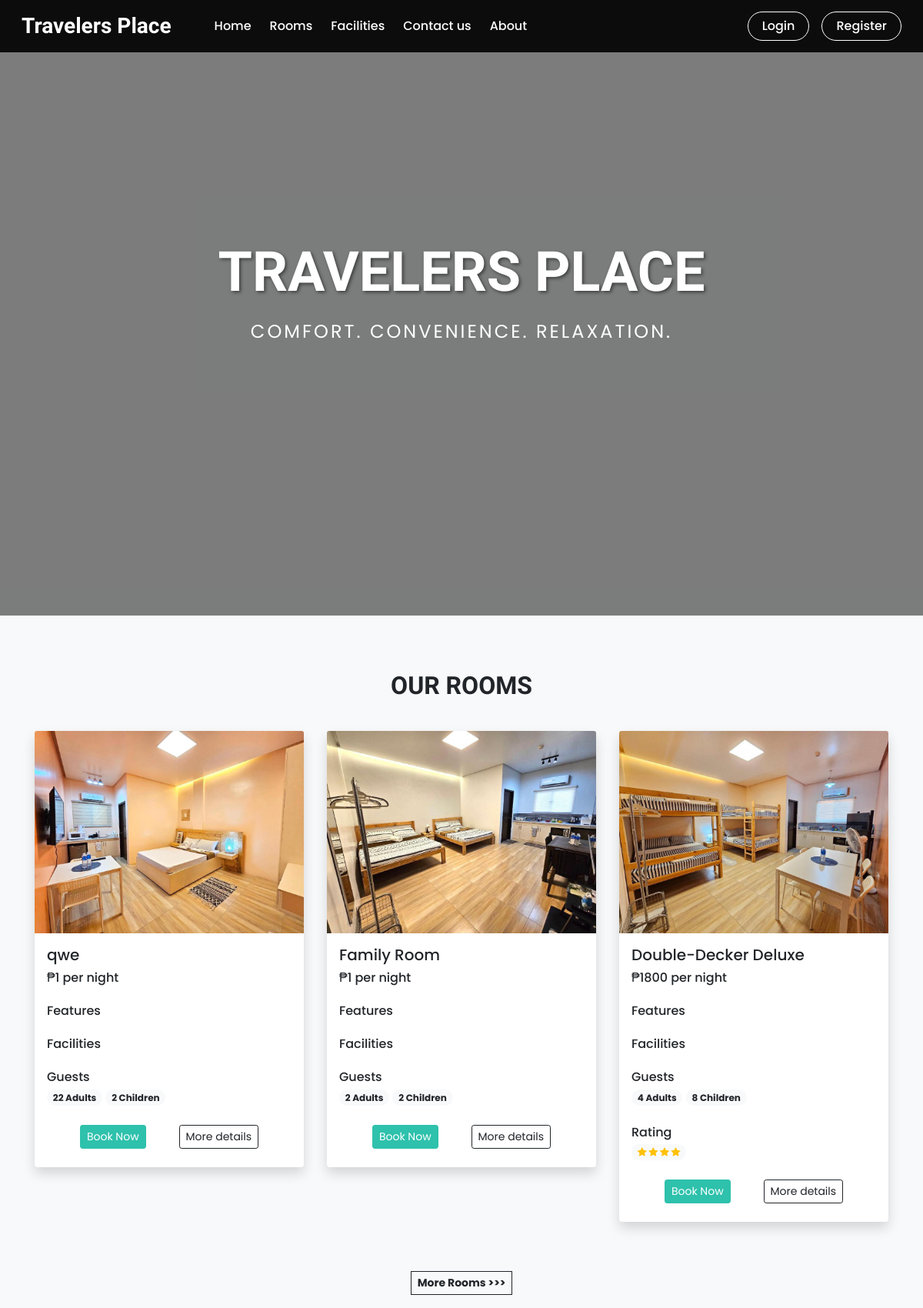
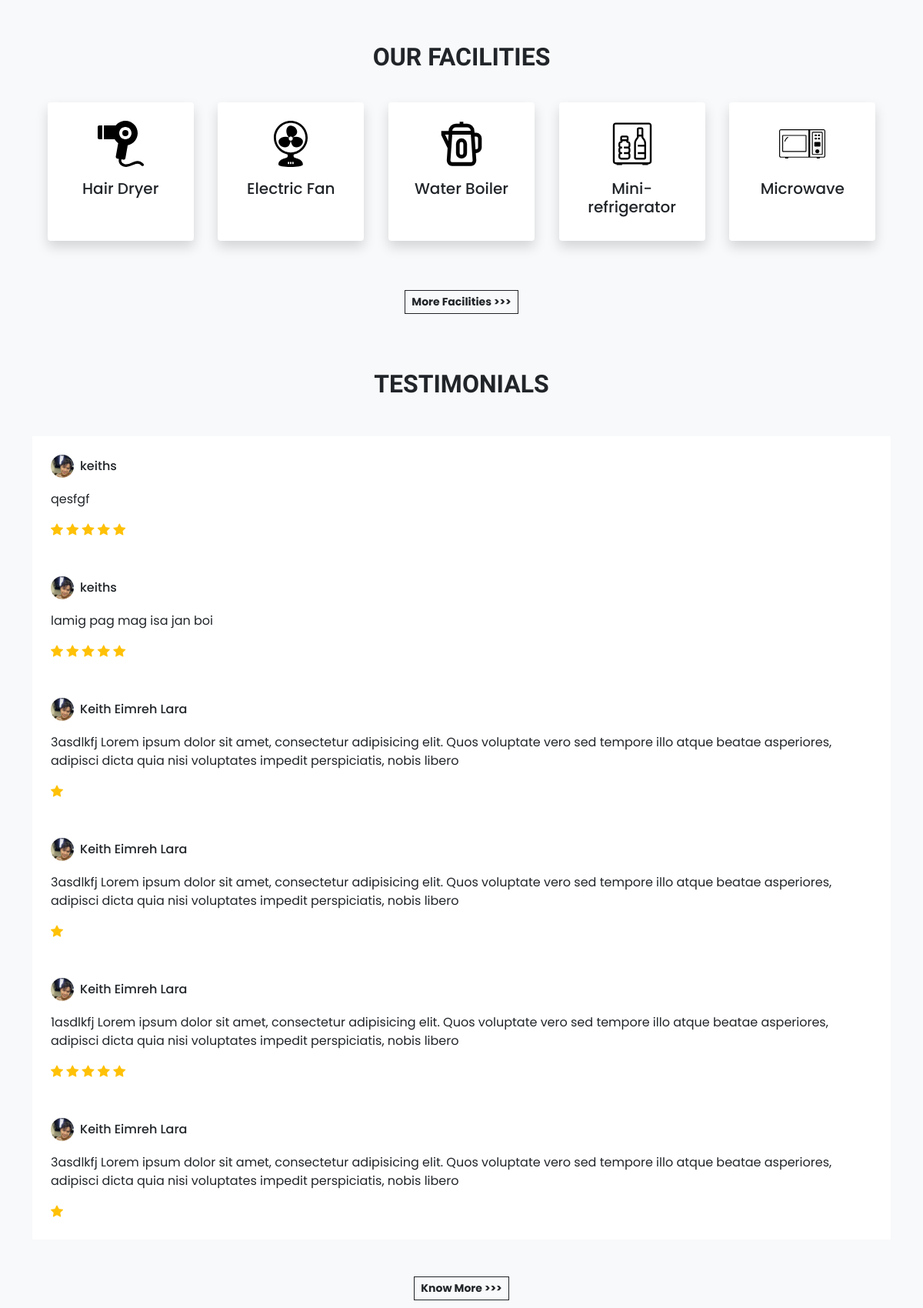
The page / (upper part) on the database its author committed (2 pictures, top to bottom).
### tables this page shows
CREATE TABLE `settings` (
  `sr_no` int(11) NOT NULL AUTO_INCREMENT,
  `site_title` varchar(50) NOT NULL,
  `site_about` varchar(250) NOT NULL,
  `shutdown` tinyint(1) NOT NULL,
  PRIMARY KEY (`sr_no`)
);

CREATE TABLE `rooms` (
  `id` int(11) NOT NULL AUTO_INCREMENT,
  `name` varchar(150) NOT NULL,
  `area` int(11) NOT NULL,
  `price` int(11) NOT NULL,
  `quantity` int(11) NOT NULL,
  `adult` int(11) NOT NULL,
  `children` int(11) NOT NULL,
  `description` varchar(350) NOT NULL,
  `status` tinyint(4) NOT NULL DEFAULT 1,
  `removed` int(11) NOT NULL DEFAULT 0,
  `archived_at` datetime DEFAULT NULL,
  `is_archived` tinyint(1) NOT NULL DEFAULT 0,
  PRIMARY KEY (`id`)
);

CREATE TABLE `room_images` (
  `sr_no` int(11) NOT NULL AUTO_INCREMENT,
  `room_id` int(11) NOT NULL,
  `image` varchar(150) NOT NULL,
  `thumb` tinyint(4) NOT NULL DEFAULT 0,
  PRIMARY KEY (`sr_no`),
  KEY `room_id` (`room_id`),
  CONSTRAINT `room_images_ibfk_1` FOREIGN KEY (`room_id`) REFERENCES `rooms` (`id`)
);

CREATE TABLE `facilities` (
  `id` int(11) NOT NULL AUTO_INCREMENT,
  `icon` varchar(100) NOT NULL,
  `name` varchar(50) NOT NULL,
  `description` varchar(250) NOT NULL,
  PRIMARY KEY (`id`)
);

CREATE TABLE `rating_review` (
  `sr_no` int(11) NOT NULL AUTO_INCREMENT,
  `booking_id` int(11) NOT NULL,
  `room_id` int(11) NOT NULL,
  `user_id` int(11) NOT NULL,
  `rating` int(11) NOT NULL,
  `review` varchar(200) NOT NULL,
  `seen` int(11) NOT NULL DEFAULT 0,
  `datentime` datetime NOT NULL DEFAULT current_timestamp(),
  PRIMARY KEY (`sr_no`),
  KEY `booking_id` (`booking_id`),
  KEY `room_id` (`room_id`),
  KEY `user_id` (`user_id`),
  CONSTRAINT `rating_review_ibfk_1` FOREIGN KEY (`booking_id`) REFERENCES `booking_order` (`booking_id`),
  CONSTRAINT `rating_review_ibfk_2` FOREIGN KEY (`room_id`) REFERENCES `rooms` (`id`),
  CONSTRAINT `rating_review_ibfk_3` FOREIGN KEY (`user_id`) REFERENCES `user_cred` (`id`)
);

CREATE TABLE `user_cred` (
  `id` int(11) NOT NULL AUTO_INCREMENT,
  `name` varchar(100) NOT NULL,
  `email` varchar(150) NOT NULL,
  `address` varchar(120) NOT NULL,
  `phonenum` varchar(100) NOT NULL,
  `pincode` int(11) NOT NULL,
  `dob` date NOT NULL,
  `profile` varchar(100) NOT NULL,
  `password` varchar(200) NOT NULL,
  `is_verified` int(11) NOT NULL DEFAULT 0,
  `token` varchar(200) DEFAULT NULL,
  `t_expire` date DEFAULT NULL,
  `status` int(11) NOT NULL DEFAULT 1,
  `datentime` datetime NOT NULL DEFAULT current_timestamp(),
  PRIMARY KEY (`id`)
);

### admin/inc/db_config.php (called while the page is built, shortened)
<?php
  function select($sql,$values,$datatypes)
  {
    $con = $GLOBALS['con'];
    if($stmt = mysqli_prepare($con,$sql))
    {
      if(!empty($values)){
        mysqli_stmt_bind_param($stmt,$datatypes,...$values);
      }
      if(mysqli_stmt_execute($stmt)){
        $res = mysqli_stmt_get_result($stmt);
        return $res;
      }
      else{
        mysqli_stmt_close($stmt);
        die("Query cannot be executed - Select");
      }
    }
    else{
      die("Query cannot be prepared - Select");
    }
  }
?>

### index.php (the view, shortened to what this page needs)
<!DOCTYPE html>
<html lang="en">
<head>
  <link  rel="stylesheet" href="https://unpkg.com/swiper@7/swiper-bundle.min.css">
  <?php require('inc/links.php'); ?>
</head>
<body class="bg-light">
  <?php require('inc/header.php'); ?>
  <section class="hero-section">
    <div class="swiper swiper-hero">
    </div>
    <div class="hero-content">
      <h1 class="hero-title">TRAVELERS PLACE</h1>
      <p class="hero-subtitle">Comfort. Convenience. Relaxation.</p>
    </div>
  </section>
  <h2 class="mt-5 pt-4 mb-4 text-center fw-bold h-font">OUR ROOMS</h2>
  <div class="container">
    <div class="row">
      <?php
        $room_res = select("SELECT * FROM `rooms` WHERE `status`=? AND `removed`=? ORDER BY `id` DESC LIMIT 3",[1,0],'ii');
        while($room_data = mysqli_fetch_assoc($room_res))
        {
          $features_data = "";
          $facilities_data = "";
          $room_thumb = ROOMS_IMG_PATH."thumbnail.jpg";
          $thumb_q = mysqli_query($con,"SELECT * FROM `room_images`
            WHERE `room_id`='$room_data[id]'
            AND `thumb`='1'");
          if(mysqli_num_rows($thumb_q)>0){
            $thumb_res = mysqli_fetch_assoc($thumb_q);
            $room_thumb = ROOMS_IMG_PATH.$thumb_res['image'];
          }
          $book_btn = "";
          if(!$settings_r['shutdown']){
            $login=0;
            $book_btn = "<button onclick='checkLoginToBook($login,$room_data[id])' class='btn btn-sm text-white custom-bg shadow-none'>Book Now</button>";
          }
          $rating_q = "SELECT AVG(rating) AS `avg_rating` FROM `rating_review`
            WHERE `room_id`='$room_data[id]' ORDER BY `sr_no` DESC LIMIT 20";
          $rating_res = mysqli_query($con,$rating_q);
          $rating_fetch = mysqli_fetch_assoc($rating_res);
          $rating_data = "";
          if($rating_fetch['avg_rating']!=NULL)
          {
            $rating_data = "<div class='rating mb-4'>
              <h6 class='mb-1'>Rating</h6>
              <span class='badge rounded-pill bg-light'>
            ";
            for($i=0; $i<$rating_fetch['avg_rating']; $i++){
              $rating_data .="<i class='bi bi-star-fill text-warning'></i> ";
            }
            $rating_data .= "</span>
              </div>
            ";
          }
          echo <<<data
            <div class="col-lg-4 col-md-6 my-3">
              <div class="card border-0 shadow" style="max-width: 350px; margin: auto;">
                <img src="$room_thumb" class="card-img-top">
                <div class="card-body">
                  <h5>$room_data[name]</h5>
                  <h6 class="mb-4">₱$room_data[price] per night</h6>
                  <div class="features mb-4">
                    <h6 class="mb-1">Features</h6>
                    $features_data
                  </div>
                  <div class="facilities mb-4">
                    <h6 class="mb-1">Facilities</h6>
                    $facilities_data
                  </div>
                  <div class="guests mb-4">
                    <h6 class="mb-1">Guests</h6>
                    <span class="badge rounded-pill bg-light text-dark text-wrap">
                      $room_data[adult] Adults
                    </span>
                    <span class="badge rounded-pill bg-light text-dark text-wrap">
                      $room_data[children] Children
                    </span>
                  </div>
                  $rating_data
                  <div class="d-flex justify-content-evenly mb-2">
                    $book_btn
                    <a href="room_details.php?id=$room_data[id]" class="btn btn-sm btn-outline-dark shadow-none">More details</a>
                  </div>
                </div>
              </div>
            </div>
          data;
        }
      ?>
      <div class="col-lg-12 text-center mt-5">
        <a href="rooms.php" class="btn btn-sm btn-outline-dark rounded-0 fw-bold shadow-none">More Rooms >>></a>
      </div>
    </div>
  </div>
  <h2 class="mt-5 pt-4 mb-4 text-center fw-bold h-font">OUR FACILITIES</h2>
  <div class="container">
    <div class="row justify-content-evenly px-lg-0 px-md-0 px-5">
      <?php
        $res = mysqli_query($con,"SELECT * FROM `facilities` ORDER BY `id` DESC LIMIT 5");
        $path = FACILITIES_IMG_PATH;
        while($row = mysqli_fetch_assoc($res)){
          echo<<<data
            <div class="col-lg-2 col-md-2 text-center bg-white rounded shadow py-4 my-3">
              <img src="$path$row[icon]" width="60px">
              <h5 class="mt-3">$row[name]</h5>
            </div>
          data;
        }
      ?>
      <div class="col-lg-12 text-center mt-5">
        <a href="facilities.php" class="btn btn-sm btn-outline-dark rounded-0 fw-bold shadow-none">More Facilities >>></a>
      </div>
    </div>
  </div>
  <h2 class="mt-5 pt-4 mb-4 text-center fw-bold h-font">TESTIMONIALS</h2>
  <div class="container mt-5">
    <div class="swiper swiper-testimonials">
      <div class="swiper-wrapper mb-5">
        <?php
          $review_q = "SELECT rr.*,uc.name AS uname, uc.profile, r.name AS rname FROM `rating_review` rr
            INNER JOIN `user_cred` uc ON rr.user_id = uc.id
            INNER JOIN `rooms` r ON rr.room_id = r.id
            ORDER BY `sr_no` DESC LIMIT 6";
          $review_res = mysqli_query($con,$review_q);
          $img_path = USERS_IMG_PATH;
          if(mysqli_num_rows($review_res)==0){
            echo 'No reviews yet!';
          }
          else
          {
            while($row = mysqli_fetch_assoc($review_res))
            {
              $stars = "<i class='bi bi-star-fill text-warning'></i> ";
              for($i=1; $i<$row['rating']; $i++){
                $stars .= " <i class='bi bi-star-fill text-warning'></i>";
              }
              echo<<<slides
                <div class="swiper-slide bg-white p-4">
                  <div class="profile d-flex align-items-center mb-3">
                    <img src="$img_path$row[profile]" class="rounded-circle" loading="lazy" width="30px">
                    <h6 class="m-0 ms-2">$row[uname]</h6>
                  </div>
                  <p>
                    $row[review]
                  </p>
                  <div class="rating">
                    $stars
                  </div>
                </div>
              slides;
            }
          }
        ?>
      </div>
    </div>
    <div class="col-lg-12 text-center mt-5">
      <a href="about.php" class="btn btn-sm btn-outline-dark rounded-0 fw-bold shadow-none">Know More >>></a>
    </div>
  </div>
</body>
</html>

### inc/header.php (shortened to what this page needs)
<nav id="nav-bar" class="navbar navbar-expand-lg navbar-dark px-lg-3 py-lg-2 fixed-top">
  <div class="container-fluid">
    <a class="navbar-brand me-5 fw-bold fs-3 h-font" href="index.php"><?php echo $settings_r['site_title'] ?></a>
    <div class="collapse navbar-collapse" id="navbarSupportedContent">
      <ul class="navbar-nav me-auto mb-2 mb-lg-0">
        <li class="nav-item">
          <a class="nav-link me-2" href="index.php">Home</a>
        </li>
        <li class="nav-item">
          <a class="nav-link me-2" href="rooms.php">Rooms</a>
        </li>
        <li class="nav-item">
          <a class="nav-link me-2" href="facilities.php">Facilities</a>
        </li>
        <li class="nav-item">
          <a class="nav-link me-2" href="contact.php">Contact us</a>
        </li>
        <li class="nav-item">
          <a class="nav-link" href="about.php">About</a>
        </li>
      </ul>
      <div class="d-flex">
        <?php
          if(isset($_SESSION['login']) && $_SESSION['login']==true)
          {
            $path = USERS_IMG_PATH;
            echo<<<data
              <div class="d-flex align-items-center">
                <div class="dropdown me-3">
                  <a class="position-relative text-dark" href="#" role="button" id="notificationDropdown" data-bs-toggle="dropdown" aria-expanded="false">
                    <i class="bi bi-bell fs-5"></i>
                    <span id="notification-badge" class="position-absolute top-0 start-100 translate-middle badge rounded-pill bg-danger" style="display: none; font-size: 0.6rem;">
                      0
                    </span>
                  </a>
                  <ul class="dropdown-menu dropdown-menu-end" aria-labelledby="notificationDropdown">
                    <li><h6 class="dropdown-header">Notifications</h6></li>
                    <li><hr class="dropdown-divider m-0"></li>
                    <div id="notification-dropdown" style="max-height: 300px; overflow-y: auto;">
                      <div class="dropdown-item text-center text-muted py-3">Loading notifications...</div>
                    </div>
                    <li><hr class="dropdown-divider m-0"></li>
                    <li><a class="dropdown-item text-center text-primary" href="user/notifications.php" onclick="var dropdown = bootstrap.Dropdown.getInstance(document.getElementById('notificationDropdown')); if(dropdown) dropdown.hide();">View All Notifications</a></li>
                  </ul>
                </div>
                <div class="btn-group">
                  <button type="button" class="btn btn-outline-dark shadow-none dropdown-toggle" data-bs-toggle="dropdown" data-bs-display="static" aria-expanded="false">
                    <img src="$path$_SESSION[uPic]" style="width: 25px; height: 25px;" class="me-1 rounded-circle">
                    $_SESSION[uName]
                  </button>
                <ul class="dropdown-menu dropdown-menu-lg-end">
                  <li><a class="dropdown-item" href="profile.php">Profile</a></li>
                  <li><a class="dropdown-item" href="bookings.php">Bookings</a></li>
                  <li><a class="dropdown-item" href="notifications.php">Notifications <span id="notification-badge-menu" class="badge bg-danger ms-2">0</span></a></li>
                  <li><a class="dropdown-item" id="logout-link" href="logout.php">Logout</a></li>
                </ul>
              </div>
            data;
          }
          else
          {
            echo<<<data
              <button type="button" class="btn btn-auth shadow-none me-lg-3 me-2" data-bs-toggle="modal" data-bs-target="#loginModal">
                Login
              </button>
              <button type="button" class="btn btn-auth shadow-none" data-bs-toggle="modal" data-bs-target="#registerModal">
                Register
              </button>
            data;
          }
        ?>
      </div>
    </div>
  </div>
</nav>

### css/common.css (style rules this page uses)
:root { --teal: #2ec1ac; --teal_hover: #279e8c; }
* { font-family: 'Poppins', sans-serif; }
.h-font { font-family: 'Merienda', cursive; }
.custom-bg { background-color: var(--teal); border: 1px solid var(--teal); }
#nav-bar { transition: all 0.3s ease; backdrop-filter: blur(8px); -webkit-backdrop-filter: blur(8px); }
body { padding-top: 70px; }
.navbar-dark-mode { background: rgba(0, 0, 0, 0) !important; backdrop-filter: blur(10px); -webkit-backdrop-filter: blur(10px); }
.navbar-dark-mode .nav-link, .navbar-dark-mode .navbar-brand, #nav-bar.navbar-dark-mode .nav-link, #nav-bar.navbar-dark-mode .navbar-brand { color: #fff !important; }
.btn-auth { border-radius: 50px; padding: 6px 18px; font-weight: 500; background: transparent; transition: all 0.3s ease; }
.navbar-dark-mode .btn-auth, #nav-bar.navbar-dark-mode .btn-auth { border: 1px solid #fff; color: #fff; box-shadow: 0 0 10px rgba(255, 255, 255, 0.2); }

### index.php (style rules this page uses)
body { padding-top: 0 !important; }
#nav-bar.navbar-dark-mode { background: rgba(0, 0, 0, 0.9) !important; }
.hero-section { position: relative; height: 100vh; width: 100%; overflow: hidden; display: flex; align-items: center; justify-content: center; }
.hero-section::before { content: ''; position: absolute; top: 0; left: 0; right: 0; bottom: 0; background: rgba(0, 0, 0, 0.5); z-index: 2; }
.swiper-hero { position: absolute; top: 0; left: 0; width: 100%; height: 100%; z-index: 1; }
.hero-content { position: relative; z-index: 3; text-align: center; color: white; }
.hero-title { font-size: 4.5rem; font-weight: 700; margin-bottom: 1rem; text-shadow: 2px 2px 4px rgba(0, 0, 0, 0.5); font-family: 'Merienda', cursive; }
.hero-subtitle { font-size: 1.5rem; font-weight: 400; margin-bottom: 2.5rem; letter-spacing: 3px; text-transform: uppercase; }
#nav-bar { transition: all 0.3s ease; backdrop-filter: blur(8px); -webkit-backdrop-filter: blur(8px); }
#nav-bar .nav-link, #nav-bar .navbar-brand { color: #fff !important; font-weight: 500; transition: all 0.3s ease; }
.navbar-dark-mode { background: rgba(0, 0, 0, 0.5) !important; }
.navbar-dark-mode .nav-link, .navbar-dark-mode .navbar-brand { color: #fff !important; }
.btn-auth { border-radius: 50px; padding: 6px 18px; font-weight: 500; background: transparent; transition: all 0.3s ease; }
.navbar-dark-mode .btn-auth { border: 1px solid #fff; color: #fff; box-shadow: 0 0 10px rgba(255, 255, 255, 0.2); }
html { scroll-behavior: smooth; }
.navbar-dark-mode { background: rgba(0,0,0,0.5) !important; backdrop-filter: blur(10px); -webkit-backdrop-filter: blur(10px); }
.navbar-dark-mode .btn-auth { border: 1px solid #fff; color: #fff; box-shadow: 0 0 10px rgba(255,255,255,0.2); }

### rows shown on the page
settings: site_title "Travelers Place"
rooms: room_images.image (picture), name "qwe", price "1", adult "22", children "2"
rooms: room_images.image (picture), name "Family Room", price "1", adult "2", children "2"
rooms: room_images.image (picture), name "Double-Decker Deluxe", price "1800", adult "4", children "8", shows "Rating"
facilities: icon (picture), name "Hair Dryer"
facilities: icon (picture), name "Electric Fan"
facilities: icon (picture), name "Water Boiler"
facilities: icon (picture), name "Mini-refrigerator"
facilities: icon (picture), name "Microwave"
rating_review: user.profile (picture), user.name "keiths", review "qesfgf"
rating_review: user.profile (picture), user.name "keiths", review "lamig pag mag isa jan boi"
rating_review: user.profile (picture), user.name "Keith Eimreh Lara", review "3asdlkfj Lorem ipsum dolor sit amet, consectetur adipisicing elit. Quos voluptate vero sed tempore illo atque beatae asperiores, adipisci dicta quia nisi voluptates impedit perspiciatis, nobis libero"
rating_review: user.profile (picture), user.name "Keith Eimreh Lara", review "3asdlkfj Lorem ipsum dolor sit amet, consectetur adipisicing elit. Quos voluptate vero sed tempore illo atque beatae asperiores, adipisci dicta quia nisi voluptates impedit perspiciatis, nobis libero"
rating_review: user.profile (picture), user.name "Keith Eimreh Lara", review "1asdlkfj Lorem ipsum dolor sit amet, consectetur adipisicing elit. Quos voluptate vero sed tempore illo atque beatae asperiores, adipisci dicta quia nisi voluptates impedit perspiciatis, nobis libero"
rating_review: user.profile (picture), user.name "Keith Eimreh Lara", review "3asdlkfj Lorem ipsum dolor sit amet, consectetur adipisicing elit. Quos voluptate vero sed tempore illo atque beatae asperiores, adipisci dicta quia nisi voluptates impedit perspiciatis, nobis libero"
